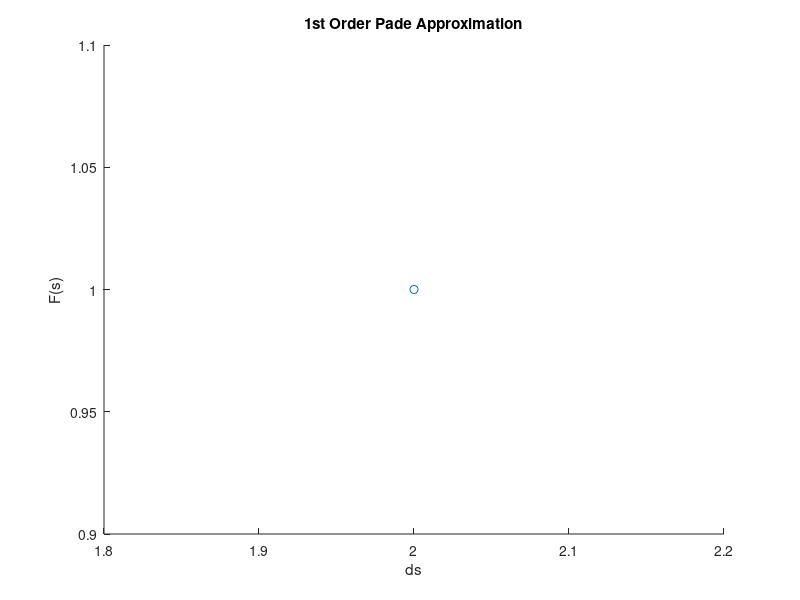

Here is the MATLAB script that generated this plot: (Note: this script raises an error after producing the figure.)
% n = 1
figure(1);
num = [-0.5 1];
f_n = 1 - roots(num) / 1 + roots(num);
denom = [0.5 1];
f_d = 1 - roots(denom) / 1 + roots(denom);
hold on;
title("1st Order Pade Approximation");
ylabel("F(s)");
xlabel("ds");
plot(roots(num), f_n, 'o');
plot(roots(denom), f_d, 'X');
hold off;
% n = 2
figure(2);
num = [1/12 -0.5 1];
f_n = 1 - roots(num) / 1 + roots(num);
denom = [1/12 0.5 1];
f_d = 1 - roots(denom) / 1 + roots(denom);
hold on;
title("2nd Order Pade Approximation");
ylabel("F(s)");
xlabel("ds");
plot(roots(num), f_n, 'o');
plot(roots(denom), f_d, 'X');
hold off;
% n = 4
figure(3);
num = [1/1680 -1/84 3/28 -0.5 1];
f_n = 1 - roots(num) / 1 + roots(num);
denom = [1/1680 1/84 3/28 0.5 1];
f_d = 1 - roots(denom) / 1 + roots(denom);
hold on;
title("4th Order Pade Approximation");
ylabel("F(s)");
xlabel("ds");
plot(roots(num), f_n, 'o');
plot(roots(denom), f_d, 'X');
hold off;
% n = 8
figure(4);
num = [1 -0.5 3/35 -1/60 1/624 -1/9360 1/205920 -1/7207200 1/518918400];
f_n = 1 - roots(num) / 1 + roots(num);
denom = [1 0.5 3/35 1/60 1/624 1/9360 1/205920 1/7207200 1/518918400];
f_d = 1 - roots(denom) / 1 + roots(denom);
hold on;
title("8th Order Pade Approximation");
ylabel("F(s)");
xlabel("ds");
plot(roots(num), f_n, 'o');
plot(roots(denom), f_d, 'X');
hold off;